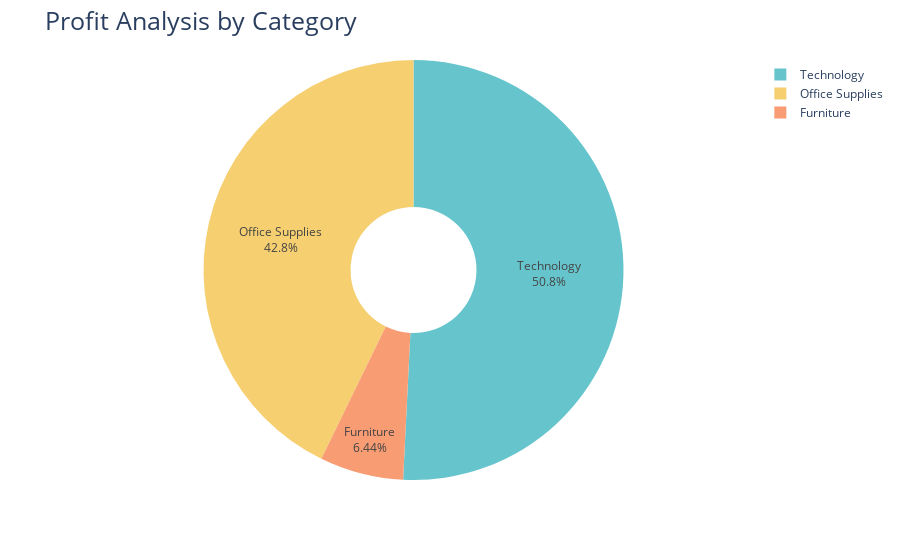

Notebook code for this chart:
### Code cell
fig = px.pie(profit_by_category,
            values='Profit',
            names='Category',
            hole=0.3,
            color_discrete_sequence=px.colors.qualitative.Pastel)
fig.update_traces(textposition="inside",textinfo='percent+label')
fig.update_layout(title_text='Profit Analysis by Category', title_font=dict(size=25))
fig.show()

### Figure 1 — Plotly figure (JSON) as saved in the notebook; plotly's stock layout.template omitted (floating-point values rounded to 4 significant figures)
{"data": [{"domain": {"x": [0, 1], "y": [0, 1]}, "hole": 0.3, "hovertemplate": "Category=%{label}<br>Profit=%{value}<extra></extra>", "labels": ["Furniture", "Office Supplies", "Technology"], "legendgroup": "", "name": "", "showlegend": true, "textinfo": "percent+label", "textposition": "inside", "type": "pie", "values": [18450.0, 122500.0, 145500.0]}], "layout": {"legend": {"tracegroupgap": 0}, "margin": {"t": 60}, "piecolorway": ["rgb(102, 197, 204)", "rgb(246, 207, 113)", "rgb(248, 156, 116)", "rgb(220, 176, 242)", "rgb(135, 197, 95)", "rgb(158, 185, 243)", "rgb(254, 136, 177)", "rgb(201, 219, 116)", "rgb(139, 224, 164)", "rgb(180, 151, 231)", "rgb(179, 179, 179)"], "title": {"font": {"size": 25}, "text": "Profit Analysis by Category"}}}
